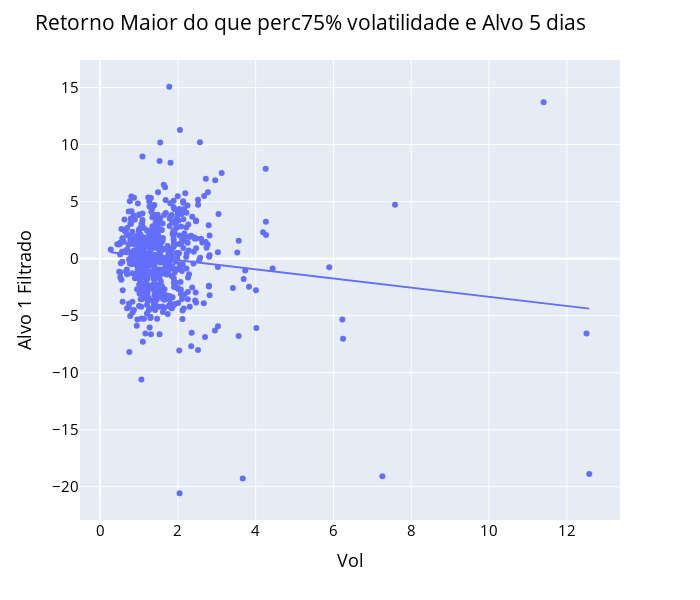

Here is the notebook cell this chart was saved with:
### Code cell
# Analisando apenas quando os retornos são maiores do que o percentil de 75%
fig = px.scatter(x = df1[((df1["Retorno"] > df1["Retorno"].describe()[6]))]["Vol"]
                 , y = df1[((df1["Retorno"] > df1["Retorno"].describe()[6]))]["Alvo5"] , trendline = "ols")

fig.update_layout(height = 600, width = 700
                  , title_text = "Retorno Maior do que perc75% volatilidade e Alvo 5 dias"
                  , font_color = "blue"
                  , title_font_color = "black"
                  , xaxis_title = "Vol"
                  , yaxis_title = "Alvo 1 Filtrado"
                  , font = dict(size = 15, color = "Black")
                  , showlegend = True
                 )

fig.show()

### Figure 1 — Plotly figure (JSON) as saved in the notebook; plotly's stock layout.template omitted (floating-point values rounded to 4 significant figures; data arrays with more than 128 entries replaced by an {"elided": "..."} marker saying what was removed)
{"data": [{"hovertemplate": "x=%{x}<br>y=%{y}<extra></extra>", "legendgroup": "", "marker": {"color": "#636efa", "symbol": "circle"}, "mode": "markers", "name": "", "orientation": "v", "showlegend": false, "type": "scatter", "x": {"elided": "613 float values"}, "xaxis": "x", "y": {"elided": "613 float values"}, "yaxis": "y"}, {"hovertemplate": "<b>OLS trendline</b><br>y = -0.402588 * x + 0.684866<br>R<sup>2</sup>=0.015884<br><br>x=%{x}<br>y=%{y} <b>(trend)</b><extra></extra>", "legendgroup": "", "marker": {"color": "#636efa", "symbol": "circle"}, "mode": "lines", "name": "", "showlegend": false, "type": "scatter", "x": {"elided": "613 float values"}, "xaxis": "x", "y": {"elided": "613 float values"}, "yaxis": "y"}], "layout": {"font": {"color": "Black", "size": 15}, "height": 600, "legend": {"tracegroupgap": 0}, "margin": {"t": 60}, "showlegend": true, "title": {"font": {"color": "black"}, "text": "Retorno Maior do que perc75% volatilidade e Alvo 5 dias"}, "width": 700, "xaxis": {"anchor": "y", "domain": [0, 1], "title": {"text": "Vol"}}, "yaxis": {"anchor": "x", "domain": [0, 1], "title": {"text": "Alvo 1 Filtrado"}}}}
